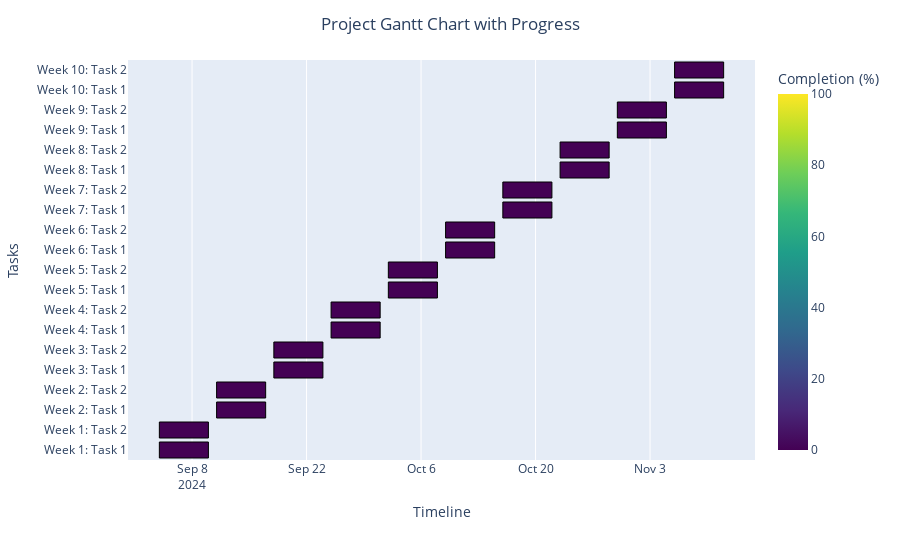

Source (notebook cell):
### Markdown cell above
# Step 4: Main Block to Execute the Script

### Code cell
if __name__ == "__main__":
    # Prompt the user to load a CSV file
    file_path = input("Enter the path to the CSV file (e.g., root/resources/template.csv): ")
    df = load_tasks_from_csv(file_path)
    if not df.empty:
        print(file_path)
        create_gantt_chart(df)
    else:
        print(file_path)
        print("No tasks to display.")

### Figure 1 — Plotly figure (JSON) as saved in the notebook; plotly's stock layout.template omitted (floating-point values rounded to 4 significant figures)
{"data": [{"alignmentgroup": "True", "base": ["2024-09-04T00:00:00", "2024-09-04T00:00:00", "2024-09-11T00:00:00", "2024-09-11T00:00:00", "2024-09-18T00:00:00", "2024-09-18T00:00:00", "2024-09-25T00:00:00", "2024-09-25T00:00:00", "2024-10-02T00:00:00", "2024-10-02T00:00:00", "2024-10-09T00:00:00", "2024-10-09T00:00:00", "2024-10-16T00:00:00", "2024-10-16T00:00:00", "2024-10-23T00:00:00", "2024-10-23T00:00:00", "2024-10-30T00:00:00", "2024-10-30T00:00:00", "2024-11-06T00:00:00", "2024-11-06T00:00:00"], "customdata": [["Define project objectives and scope. Finalize key deliverables and stakeholders. Create a project charter.", "2024-09-10T00:00:00", 0], ["Conduct initial research on existing image analysis tools and technologies relevant to geoscience.", "2024-09-10T00:00:00", 0], ["Brainstorm and ideate potential features and functionalities for the image analysis tool.", "2024-09-17T00:00:00", 0], ["Create user personas and use cases to guide the tool's design and development.", "2024-09-17T00:00:00", 0], ["Develop wireframes and mockups for the user interface. Gather feedback from potential users.", "2024-09-24T00:00:00", 0], ["Select the appropriate technology stack and tools for the project's development phase.", "2024-09-24T00:00:00", 0], ["Set up the development environment, including version control and necessary software installations.", "2024-10-01T00:00:00", 0], ["Begin coding the basic structure of the image analysis tool, focusing on core functionality.", "2024-10-01T00:00:00", 0], ["Continue development with a focus on implementing key features and ensuring functionality.", "2024-10-08T00:00:00", 0], ["Conduct regular code reviews and testing to catch and fix bugs early in the development process.", "2024-10-08T00:00:00", 0], ["Integrate any necessary APIs or external libraries. Ensure compatibility with the development environment.", "2024-10-15T00:00:00", 0], ["Complete the initial version of the tool and prepare for alpha testing by the project team.", "2024-10-15T00:00:00", 0], ["Conduct alpha testing with a small group of users. Gather feedback on usability and performance.", "2024-10-22T00:00:00", 0], ["Refine and optimize the tool based on feedback. Focus on enhancing the user experience.", "2024-10-22T00:00:00", 0], ["Prepare for beta testing by finalizing all core features and addressing any remaining issues.", "2024-10-29T00:00:00", 0], ["Conduct beta testing with a broader group of users. Collect feedback and track any reported bugs.", "2024-10-29T00:00:00", 0], ["Finalize the tool for deployment. Ensure all documentation is complete and ready for release.", "2024-11-05T00:00:00", 0], ["Deploy the image analysis tool to the selected platform(s). Perform a final round of testing post-deployment.", "2024-11-05T00:00:00", 0], ["Conduct a post-launch review. Analyze user feedback and tool performance metrics.", "2024-11-12T00:00:00", 0], ["Document lessons learned and create a plan for future updates or iterations of the tool.", "2024-11-12T00:00:00", 0]], "hovertemplate": "Task: %{y}<br>Start: %{x|%Y-%m-%d}<br>End: %{customdata[1]|%Y-%m-%d}<br>Progress: %{customdata[2]}%<br>Description: %{customdata[0]}", "legendgroup": "", "marker": {"color": [0, 0, 0, 0, 0, 0, 0, 0, 0, 0, 0, 0, 0, 0, 0, 0, 0, 0, 0, 0], "coloraxis": "coloraxis", "line": {"color": "rgb(0,0,0)", "width": 1}, "pattern": {"shape": ""}}, "name": "", "offsetgroup": "", "orientation": "h", "showlegend": false, "textposition": "auto", "type": "bar", "x": [518400000, 518400000, 518400000, 518400000, 518400000, 518400000, 518400000, 518400000, 518400000, 518400000, 518400000, 518400000, 518400000, 518400000, 518400000, 518400000, 518400000, 518400000, 518400000, 518400000], "xaxis": "x", "y": ["Week 1: Task 1", "Week 1: Task 2", "Week 2: Task 1", "Week 2: Task 2", "Week 3: Task 1", "Week 3: Task 2", "Week 4: Task 1", "Week 4: Task 2", "Week 5: Task 1", "Week 5: Task 2", "Week 6: Task 1", "Week 6: Task 2", "Week 7: Task 1", "Week 7: Task 2", "Week 8: Task 1", "Week 8: Task 2", "Week 9: Task 1", "Week 9: Task 2", "Week 10: Task 1", "Week 10: Task 2"], "yaxis": "y"}], "layout": {"barmode": "overlay", "coloraxis": {"cmax": 100, "cmin": 0, "colorbar": {"title": {"text": "Completion (%)"}}, "colorscale": [[0, "#440154"], [0.1111, "#482878"], [0.2222, "#3e4989"], [0.3333, "#31688e"], [0.4444, "#26828e"], [0.5556, "#1f9e89"], [0.6667, "#35b779"], [0.7778, "#6ece58"], [0.8889, "#b5de2b"], [1, "#fde725"]]}, "font": {"size": 12}, "legend": {"orientation": "h", "tracegroupgap": 0, "x": 0.5, "xanchor": "center", "y": -0.25, "yanchor": "top"}, "margin": {"b": 100, "l": 20, "r": 20, "t": 60}, "title": {"text": "Project Gantt Chart with Progress", "x": 0.5}, "xaxis": {"anchor": "y", "domain": [0, 1], "title": {"text": "Timeline"}, "type": "date"}, "yaxis": {"anchor": "x", "domain": [0, 1], "title": {"text": "Tasks"}}}}
